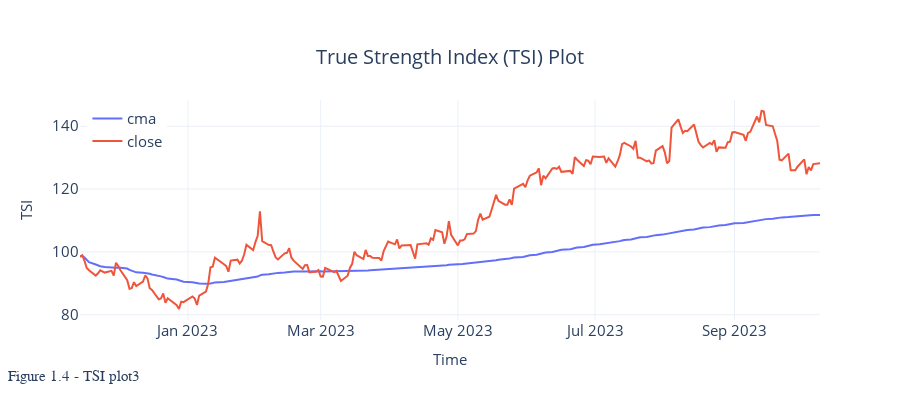

This figure's notebook cell:
### Code cell
text = f"Figure 1.{n} - TSI plot3 "

fig = px.line(tsi_ind, y=["cma", "close"], title="True Strength Index (TSI) Plot")
fig = format_plot(fig, ylabel="TSI", text=text)
# fig.write_image("imgs/chapter_3/line_plot.png")
fig.update_layout(legend=dict(
    yanchor="top",
    orientation="v",
    y=0.99,
    xanchor="left",
    x=0.01
))

fig.show()


n += 1

### Figure 1 — Plotly figure (JSON) as saved in the notebook; plotly's stock layout.template omitted (floating-point values rounded to 4 significant figures; data arrays with more than 128 entries replaced by an {"elided": "..."} marker saying what was removed)
{"data": [{"hovertemplate": "variable=cma<br>Date=%{x}<br>value=%{y}<extra></extra>", "legendgroup": "cma", "line": {"color": "#636efa", "dash": "solid"}, "marker": {"symbol": "circle"}, "mode": "lines", "name": "cma", "orientation": "v", "showlegend": true, "type": "scatter", "x": {"elided": "226 str values"}, "xaxis": "x", "y": {"elided": "226 float values"}, "yaxis": "y"}, {"hovertemplate": "variable=close<br>Date=%{x}<br>value=%{y}<extra></extra>", "legendgroup": "close", "line": {"color": "#EF553B", "dash": "solid"}, "marker": {"symbol": "circle"}, "mode": "lines", "name": "close", "orientation": "v", "showlegend": true, "type": "scatter", "x": {"elided": "226 str values"}, "xaxis": "x", "y": {"elided": "226 float values"}, "yaxis": "y"}], "layout": {"annotations": [{"font": {"family": "Arial Black", "size": 15}, "showarrow": false, "text": "Figure 1.4 - TSI plot3 ", "x": -0.1, "xref": "paper", "y": -0.3, "yref": "paper"}], "autosize": false, "height": 400, "legend": {"font": {"size": 15}, "orientation": "v", "title": {}, "tracegroupgap": 0, "x": 0.01, "xanchor": "left", "y": 0.99, "yanchor": "top"}, "title": {"font": {"size": 20}, "text": "True Strength Index (TSI) Plot", "x": 0.5, "xanchor": "center", "yanchor": "top"}, "width": 900, "xaxis": {"anchor": "y", "autorange": true, "domain": [0, 1], "range": ["2022-11-14", "2023-10-09"], "tickfont": {"size": 15}, "title": {"font": {"size": 15}, "text": "Time"}, "type": "date"}, "yaxis": {"anchor": "x", "autorange": true, "domain": [0, 1], "range": [78.32, 148.4], "tickfont": {"size": 15}, "title": {"font": {"size": 15}, "text": "TSI"}, "type": "linear"}}}
